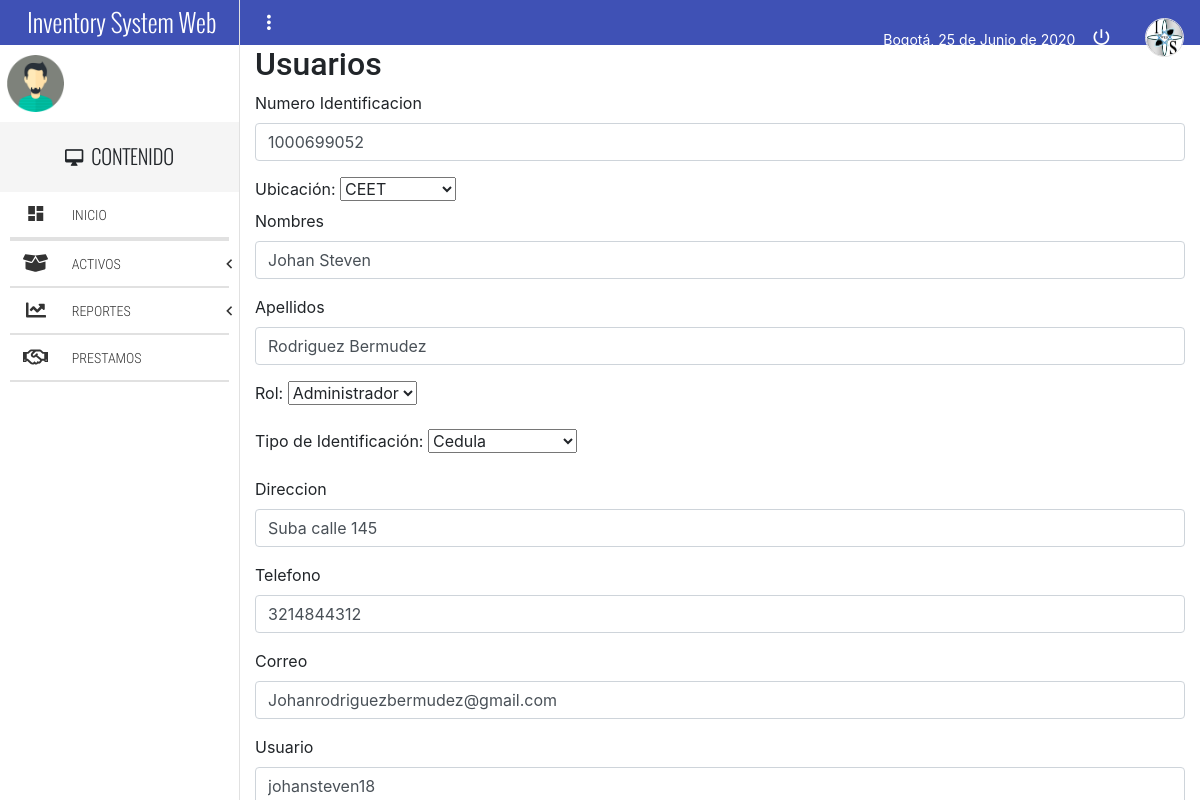
Page /index1.php?c=Usuarios&a=modificar&id=1 on the committed database.
### tables this page shows
CREATE TABLE `usuarios` (
  `idUsuario` int(11) NOT NULL AUTO_INCREMENT COMMENT 'cambiotres',
  `Sede_idSede` int(11) NOT NULL,
  `Rol_idRol` int(11) NOT NULL,
  `TipoIdentificacion_idTipoIdentificacion` int(11) NOT NULL,
  `Identificacion` int(11) DEFAULT NULL,
  `Nombres` varchar(250) DEFAULT NULL,
  `Apellidos` varchar(250) DEFAULT NULL,
  `Direccion` varchar(250) DEFAULT NULL,
  `Telefono` varchar(250) DEFAULT NULL,
  `Correo` varchar(250) DEFAULT NULL,
  `Usuario` varchar(250) DEFAULT NULL,
  `Contrasena` varchar(250) DEFAULT NULL,
  `activacion` int(11) DEFAULT '1',
  `token_password` varchar(100) NOT NULL,
  `password_request` int(11) NOT NULL DEFAULT '0',
  `Ambiente` int(11) DEFAULT NULL,
  `Estado` int(11) NOT NULL DEFAULT '1',
  `Fecha_registro` date NOT NULL,
  PRIMARY KEY (`idUsuario`),
  KEY `Usuarios_FKIndex1` (`TipoIdentificacion_idTipoIdentificacion`),
  KEY `Usuarios_FKIndex2` (`Rol_idRol`),
  KEY `Usuarios_FKIndex3` (`Sede_idSede`)
);

CREATE TABLE `sede` (
  `idSede` int(11) NOT NULL AUTO_INCREMENT,
  `NombreSede` varchar(250) DEFAULT NULL,
  `Dirección` varchar(250) DEFAULT NULL,
  `Ciudad` varchar(250) DEFAULT NULL,
  PRIMARY KEY (`idSede`)
);

CREATE TABLE `rol` (
  `idRol` int(11) NOT NULL AUTO_INCREMENT,
  `NombreRol` varchar(250) DEFAULT NULL,
  PRIMARY KEY (`idRol`)
);

CREATE TABLE `tipoidentificacion` (
  `idTipoIdentificacion` int(11) NOT NULL AUTO_INCREMENT,
  `NombreIdentificacion` varchar(250) DEFAULT NULL,
  PRIMARY KEY (`idTipoIdentificacion`)
);

### controllers/Usuarios.php (called while the page is built, shortened)
<?php
	class UsuariosController {
		public function __construct(){
			require_once "models/UsuariosModel.php";
		}
		public function modificar($id){
			$usuarios = new Usuarios_model();
			$data["idUsuarios"] = $id;
			$data["usuarios"] = $usuarios->get_usuario($id);
			$data["titulo"] = "Usuarios";
			require_once "views/usuarios/usuarios_modifica.php";
		}
	}
?>

### config/database.php (called while the page is built)
<?php
	class Conectar {
		public static function conexion(){
			$conexion = new mysqli("us-cdbr-east-05.cleardb.net", "b99c4da36713e8", "362d39c9", "heroku_1f5ff059f1d7813");
			return $conexion;
		}
	}
?>

### models/UsuariosModel.php (called while the page is built, shortened)
<?php
	class Usuarios_model {
		private $db;
		public function __construct(){
			$this->db = Conectar::conexion();
		}
		public function get_usuario($id)
		{
			$sql = "SELECT idUsuario,Sede_idSede,TipoIdentificacion_idTipoIdentificacion,Rol_idRol, NombreSede,NombreRol,NombreIdentificacion,Identificacion ,Nombres,Apellidos,Direccion,Telefono,Correo,Usuario,Ambiente,Fecha_Registro From usuarios INNER JOIN rol ON Rol_idRol = idRol INNER JOIN tipoidentificacion ON TipoIdentificacion_idTipoIdentificacion = idTipoidentificacion INNER JOIN sede ON Sede_idSede = idSede WHERE idUsuario='$id' LIMIT 1";
			$resultado = $this->db->query($sql);
			$row = $resultado->fetch_assoc();
			return $row;
		}
	}
?>

### views/usuarios/usuarios_modifica.php (the view, shortened to what this page needs)
<!DOCTYPE html>
<html>
	<head>
		<link rel="stylesheet" type="text/css" href="estilodelistas.css">
		<?php include 'scripts.php'; ?>
		<link rel="stylesheet" href="assets/css/bootstrap.min.css">
	</head>
	<body>
		<div class="full-width navBar">
			<?php include 'barraprincipal.php';  ?>
		</div>
		<section class="full-width navLateral">
			<div class="full-width navLateral-bg btn-menu"></div>
			<?php include 'barralateral.php';  ?>
		</section>
		<section class="full-width pageContent">
			<div class="container">
				<h2><?php echo $data["titulo"]; ?></h2>
				<form id="nuevo" name="nuevo" method="POST" action="index1.php?c=Usuarios&a=actualizar" autocomplete="off">
					<div class="form-group">
						<label for="nidentificacion">Numero Identificacion</label>
						<input type="text" class="form-control" id="Identificacion" name="Identificacion" value="<?php echo $data["usuarios"]["Identificacion"]?>" />
					</div>
					<label for="serial">Ubicación: </label>
					<select class="selecto" name="Sede_idSede" id="Sede_idSede">
						<option value="<?php echo $data["usuarios"]["Sede_idSede"]; ?>"selected><?php echo $data["usuarios"]["NombreSede"];?></option>
					</select>
					<div class="form-group">
						<label for="Nombres">Nombres</label>
						<input type="text" class="form-control" id="Nombres" name="Nombres" value="<?php echo $data["usuarios"]["Nombres"]?>" />
					</div>
					<div class="form-group">
						<label for="Apellidos">Apellidos</label>
						<input type="text" class="form-control" id="Apellidos" name="Apellidos" value="<?php echo $data["usuarios"]["Apellidos"]?>" />
					</div>
					<div class="form-group">
					<label for="serial">Rol: </label>
					<select class="selecto" name="Rol_idRol" id="Rol_idRol">
					<option value="<?php echo $data["usuarios"]["Rol_idRol"]; ?>"selected><?php echo $data["usuarios"]["NombreRol"];?></option>
					</select>
					</div>
					<div class="form-group">
					<label for="serial">Tipo de Identificación: </label>
					<select class="selecto" name="TipoIdentificacion_idTipoIdentificacion" id="TipoIdentificacion_idTipoIdentificacion">
					<option value="<?php echo $data["usuarios"]["TipoIdentificacion_idTipoIdentificacion"]; ?>"selected><?php echo $data["usuarios"]["NombreIdentificacion"];?></option>
					</select>
					</div>
					<div class="form-group">
						<label for="Direccion">Direccion</label>
						<input type="text" class="form-control" id="Direccion" name="Direccion" value="<?php echo $data["usuarios"]["Direccion"]?>" />
					</div>
					<div class="form-group">
						<label for="telefono">Telefono</label>
						<input type="text" class="form-control" id="Telefono" name="Telefono" value="<?php echo $data["usuarios"]["Telefono"]?>" />
					</div>
					<div class="form-group">
						<label for="correo">Correo</label>
						<input type="text" class="form-control" id="Correo" name="Correo" value="<?php echo $data["usuarios"]["Correo"]?>" />
					</div>
					<div class="form-group">
						<label for="usuario">Usuario</label>
						<input type="text" class="form-control" id="Usuario" name="Usuario" value="<?php echo $data["usuarios"]["Usuario"]?>" />
					</div>
				</form>
			</div>
		</section>
	</body>
</html>

### estilodelistas.css (style rules this page uses)
.selecto option:first-child { display: none; }

### css/main.css (style rules this page uses)
html, body { width: 100%; height: 100%; margin: 0; padding: 0; font-size: 16px; font-family: "RobotoRegular"; position: relative; background-color: #fff; }
.full-width { margin: 0; padding: 0; width: 100%; box-sizing: border-box; }
.navBar { background-color: #3F51B5; height: 45px; position: absolute; top: 0; left: 0; z-index: 79; color: #fff; }
.navLateral, .pageContent, .navLateral-body, .navLateral-bg { position: absolute; top: 0; height: 100%; }
.navLateral { left: 0; width: 20%; z-index: 80; border-right: 1px solid #E1E1E1; transition: all .3s ease-in-out; }
.pageContent { padding-top: 45px; right: 0; width: 80%; z-index: 77; background-color: #fff; transition: all .3s ease-in-out; }

### rows in the picture
usuarios: Identificacion "1000699052", Sede_idSede "CEET", Nombres "Johan Steven", Apellidos "Rodriguez Bermudez", Rol_idRol "Administrador", TipoIdentificacion_idTipoIdentificacion "Cedula", Direccion "Suba calle 145", Telefono "3214844312", Correo "Johanrodriguezbermudez@gmail.com", Usuario "johansteven18"

### other values in the picture
fechaC() "25 de Junio de 2020"
$data["titulo"] "Usuarios"
